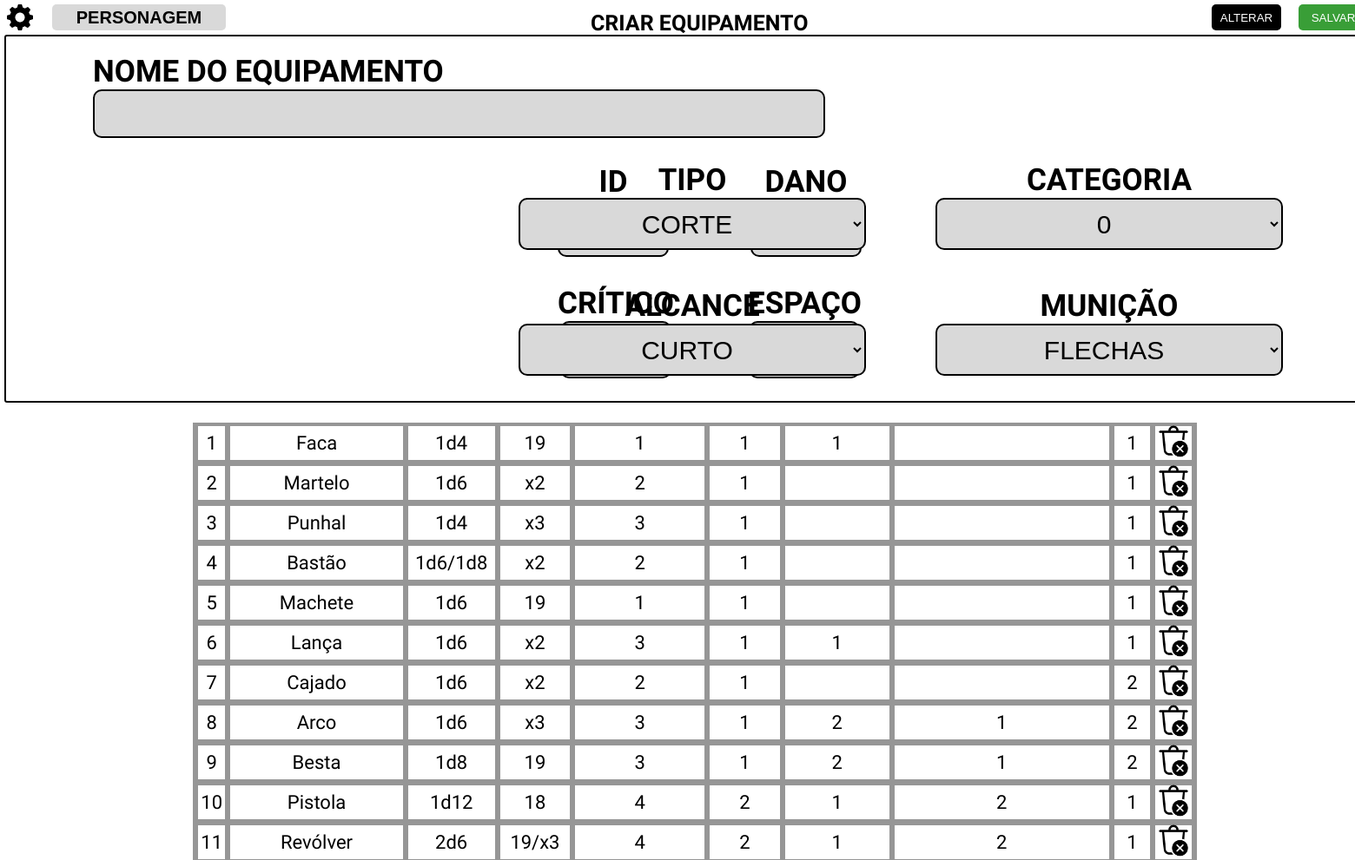
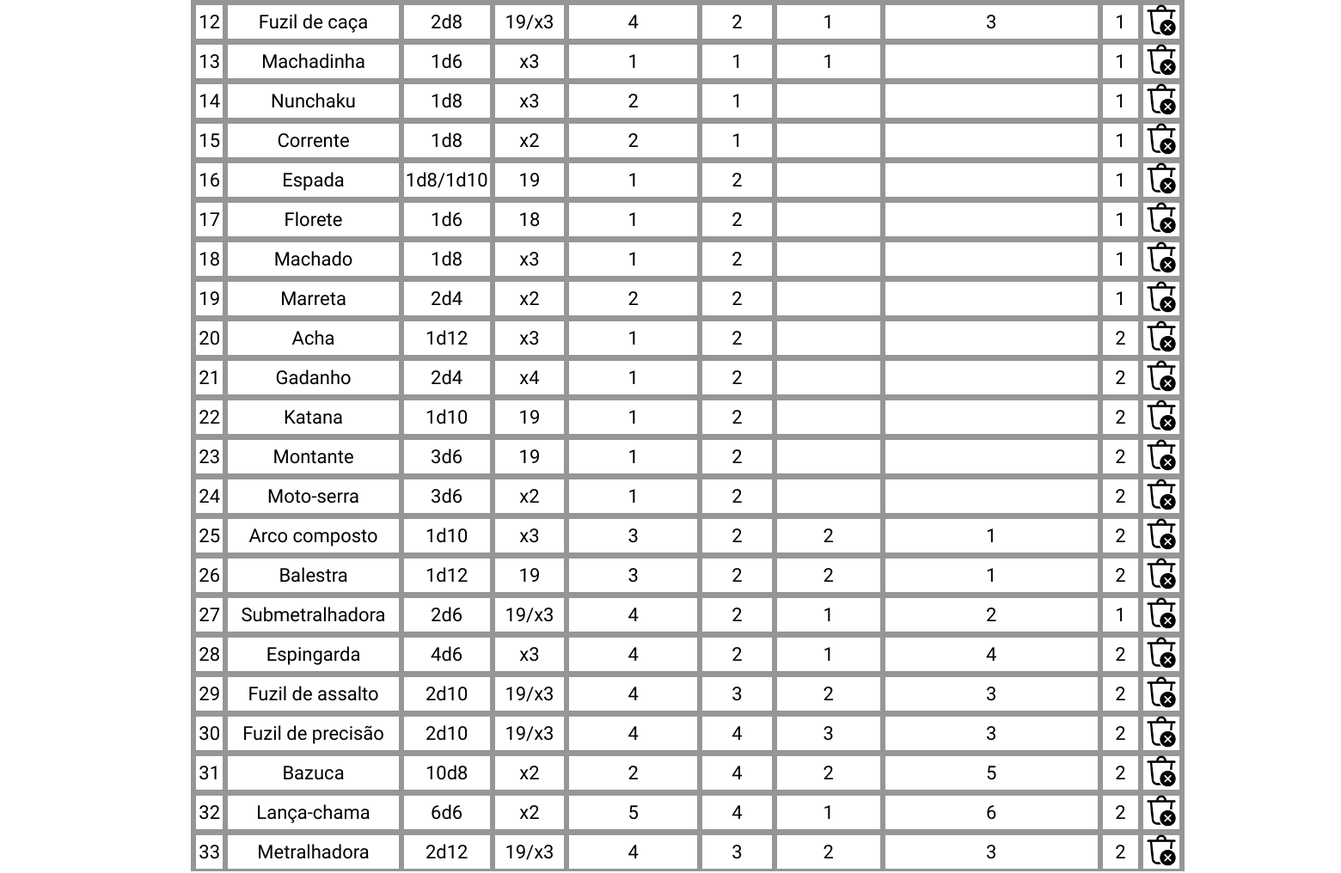
Page /criarequipamento.php on the committed database (2 pictures, top to bottom).
### tables this page shows
create table equipamentos(
	id_equipamentos int not null auto_increment primary key,
    nome_equipamento varchar (200),
    dano varchar (200) NOT NULL DEFAULT 0,
    critico varchar (200) NOT NULL DEFAULT 0,
    espaco int NOT NULL DEFAULT 0,
    fk_tipo int null,
	fk_categoria int null,
	fk_alcance int null,
	fk_municao int null,
    CONSTRAINT fk_equipamentos_tipo FOREIGN KEY (fk_tipo) REFERENCES tipo_equip (id_tipo_equip),
	CONSTRAINT fk_equipamentos_categoria FOREIGN KEY (fk_categoria) REFERENCES categorias (id_categorias),
    CONSTRAINT fk_equipamentos_alcance FOREIGN KEY (fk_alcance) REFERENCES alcance (id_alcance),
	CONSTRAINT fk_equipamentos_municao FOREIGN KEY (fk_municao) REFERENCES municao (id_municao)
);

### listarequip.php (called while the page is built, shortened)
<?php
    include("conexao.php");
    $comando = $pdo->prepare("SELECT id_equipamentos, nome_equipamento, dano, critico, fk_tipo, fk_categoria, fk_alcance, fk_municao, espaco  FROM equipamentos;");
    $comando->execute();
    if($comando->rowCount() >= 1)
    {
        $lista_equipamentos = $comando->fetchAll();
    }else{
        echo("Não há equipamentos criados.");
    }
?>

### criarequipamento.php (the view, shortened to what this page needs)
<!DOCTYPE html>
<html lang="en">
<head>
    <link rel="stylesheet" href="css/estilocriarequip.css">
</head>
<body>
            <a href="configadm.php"><img src="img/configuracoes.png" id="config"></a>
            <a href="fichaadm.php" id="criar">
                    <button type="submit" class="criarqual"> PERSONAGEM </button>
            </a>
        <form action="salvarequip.php" method="post">
            <label class="principal">CRIAR EQUIPAMENTO</label>
        <a href="alterarequip.php">
            <button type="submit" class="alterar">ALTERAR </button>
        </a>
            <button type="submit" class="salvar"> SALVAR </button>
        <div class="tudo">
            <div class="opcaonome">
                <label class="info">NOME DO EQUIPAMENTO</label>
                    <input type="text" class="nome" name="nome">
            </div>
                <div class="opcoes">
                    <div class="um">
                        <label class="info num">ID</label>
                    </div>
                    <div class="um">
                        <label class="info num">DANO</label>
                    </div>
                    <div class="um">
                        <label class="info num">CRÍTICO</label>
                    </div>
                    <div class="um">
                        <label class="info num">ESPAÇO</label>
                    </div>
                </div>
                <div class="opcoes2">
                    <div class="um">
                        <label class="info">TIPO</label>
                        <select class="selecao" name="tipo">
                            <option value="1">CORTE</option>
                        </select>
                    </div>
                    <div class="um">
                        <label class="info">CATEGORIA</label>
                        <select class="selecao" name="categoria">
                            <option value="1">0</option>
                        </select>
                    </div>
                    <div class="um">
                        <label class="info">ALCANCE</label>
                        <select class="selecao" name="alcance">
                            <option value="1">CURTO</option>
                        </select>
                    </div>
                    <div class="um">
                        <label class="info">MUNIÇÃO</label>
                        <select class="selecao" name="municao">
                            <option value="1">FLECHAS</option>
                        </select>
                    </div>
                </div>
            </div>
        </form>
        <table class="lista">
        <tbody>
        <div>
                <?php
                include("listarequip.php");
                if (!empty($lista_equipamentos)) {
                    foreach ($lista_equipamentos as $linha) { ?>
                        <tr class="equipamento">
                            <td class="id" name="id"> <?php echo $linha['id_equipamentos']; ?></td>
                            <td class="nome_equip" name="nome_equip"> <?php echo $linha['nome_equipamento']; ?></td>
                            <td class="dano" name="dano"> <?php echo $linha['dano']; ?></td>
                            <td class="critico" name="critico"> <?php echo $linha['critico']; ?></td>
                            <td class="tipo" name="tipo"> <?php echo $linha['fk_tipo']; ?></td>
                            <td class="categoria" name="categoria"> <?php echo $linha['fk_categoria']; ?></td>
                            <td class="alcance" name="alcance"> <?php echo $linha['fk_alcance']; ?></td>
                            <td class="municao" name="municao"> <?php echo $linha['fk_municao']; ?></td>
                            <td class="espaco" name="espaco"> <?php echo $linha['espaco']; ?></td>
                            <td class="delete">
                                <a href="excluirequip.php?id=<?php echo($linha['id_equipamentos']);?>">
                                    <img src="img/excluir.png" width="40px" height="40px">
                                </a>
                            </td>
                        </tr>
                <?php }
                }
                ?>
            </div>
        </tbody>
        </table>
</body>
</html>

### css/estilocriarequip.css (style rules this page uses)
body { width: 100vh; height: 100%; position: relative; margin: 0px; padding: 5px; display: flex; flex-direction: column; font-family: 'Manjari'; font-size: 22px; }
#config { position: absolute; top: 2px; }
#criar { position: absolute; top: 5px; left: 60px; }
.criarqual { width: 200px; height: 30px; color: black; border: none; border-radius: 5px; font-size: 20px; background: #D9D9D9; display: flex; flex-direction: row; align-items: center; justify-content: center; font-weight: bold; }
a { text-decoration: none; }
.principal { width: 300px; font-size: 25px; font-weight: bold; position: absolute; left: 680px; top: 12px; }
.alterar { width: 80px; height: 30px; background-color: rgb(0, 0, 0); border: none; border-radius: 5px; color: white; position: absolute; top: 5px; left: 1395px; }
.salvar { width: 80px; height: 30px; background-color: #399E37; border: none; border-radius: 5px; color: white; position: absolute; top: 5px; left: 1495px; }
.tudo { position: absolute; top: 25px; margin-top: 15px; border:solid; border-color: black; border-width: 2px; border-radius: 3px; width: 1530px; height: 380px; padding: 20px; }
.opcaonome { display: flex; flex-direction: column; margin-left: 80px; }
.nome { width: 835px; height: 50px; background-color: #D9D9D9; border-radius: 10px; font-size: 30px; border: solid 2px; }
.selecao { width: 400px; height: 60px; background-color: #D9D9D9; border-radius: 10px; font-size: 30px; margin-left: 10px; margin-right: 10px; text-align: center; border: solid 2px; }
.opcoes { display: flex; flex-direction: row; align-self: center; justify-self: center; width: 400px; height: 280px; justify-content: space-between; padding: 30px; flex-wrap: wrap; }
.opcoes2 { display: flex; flex-direction: row; align-self: center; justify-self: center; width: 900px; height:290px; justify-content: space-between; padding: 30px; flex-wrap: wrap; position: absolute; top: 115px; left: 550px; }
.info { font-size: 35px; font-family: 'Manjari'; font-weight: bolder; }
.um { display: flex; flex-direction: column; align-items: center; text-align: center; text-justify: center; }
.num { margin-left: 50px; }
.equipamento { width: 1150px; height: 40px; position: relative; background-color: transparent; border: solid 3px; border-color: rgb(150, 150, 150); position: relative; display: flex; flex-direction: row; text-align: center; align-items: center; }
.id { border: solid; width: 30px; height: 37px; border-color: rgb(150, 150, 150); display: flex; flex-direction: row; align-items: center; justify-content: center; }
.nome_equip { border: solid; width: 200px; height: 37px; border-color: rgb(150, 150, 150); display: flex; flex-direction: row; align-items: center; justify-content: center; }
.dano { border: solid; width: 100px; height: 37px; border-color: rgb(150, 150, 150); display: flex; flex-direction: row; align-items: center; justify-content: center; }
.critico { border: solid; width: 80px; height: 37px; border-color: rgb(150, 150, 150); display: flex; flex-direction: row; align-items: center; justify-content: center; }
.tipo { border: solid; width: 150px; height: 37px; border-color: rgb(150, 150, 150); display: flex; flex-direction: row; align-items: center; justify-content: center; }
.categoria { border: solid; width: 80px; height: 37px; border-color: rgb(150, 150, 150); display: flex; flex-direction: row; align-items: center; justify-content: center; }
.alcance { border: solid; width: 120px; height: 37px; border-color: rgb(150, 150, 150); display: flex; flex-direction: row; align-items: center; justify-content: center; }
.municao { border: solid; width: 250px; height: 37px; border-color: rgb(150, 150, 150); display: flex; flex-direction: row; align-items: center; justify-content: center; }
.espaco { border: solid; width: 40px; height: 37px; border-color: rgb(150, 150, 150); display: flex; flex-direction: row; align-items: center; justify-content: center; }
.delete { border: solid; width: 40px; height: 37px; border-color: rgb(150, 150, 150); display: flex; flex-direction: row; align-items: center; justify-content: center; }
.lista { position: absolute; left: 220px; top: 485px; }

### rows in the picture
equipamentos: id_equipamentos "1", nome_equipamento "Faca", dano "1d4", critico "19", fk_tipo "1", fk_categoria "1", fk_alcance "1", espaco "1"
equipamentos: id_equipamentos "2", nome_equipamento "Martelo", dano "1d6", critico "x2", fk_tipo "2", fk_categoria "1", espaco "1"
equipamentos: id_equipamentos "3", nome_equipamento "Punhal", dano "1d4", critico "x3", fk_tipo "3", fk_categoria "1", espaco "1"
equipamentos: id_equipamentos "4", nome_equipamento "Bastão", dano "1d6/1d8", critico "x2", fk_tipo "2", fk_categoria "1", espaco "1"
equipamentos: id_equipamentos "5", nome_equipamento "Machete", dano "1d6", critico "19", fk_tipo "1", fk_categoria "1", espaco "1"
equipamentos: id_equipamentos "6", nome_equipamento "Lança", dano "1d6", critico "x2", fk_tipo "3", fk_categoria "1", fk_alcance "1", espaco "1"
equipamentos: id_equipamentos "7", nome_equipamento "Cajado", dano "1d6", critico "x2", fk_tipo "2", fk_categoria "1", espaco "2"
equipamentos: id_equipamentos "8", nome_equipamento "Arco", dano "1d6", critico "x3", fk_tipo "3", fk_categoria "1", fk_alcance "2", fk_municao "1", espaco "2"
equipamentos: id_equipamentos "9", nome_equipamento "Besta", dano "1d8", critico "19", fk_tipo "3", fk_categoria "1", fk_alcance "2", fk_municao "1", espaco "2"
equipamentos: id_equipamentos "10", nome_equipamento "Pistola", dano "1d12", critico "18", fk_tipo "4", fk_categoria "2", fk_alcance "1", fk_municao "2", espaco "1"
equipamentos: id_equipamentos "11", nome_equipamento "Revólver", dano "2d6", critico "19/x3", fk_tipo "4", fk_categoria "2", fk_alcance "1", fk_municao "2", espaco "1"
equipamentos: id_equipamentos "12", nome_equipamento "Fuzil de caça", dano "2d8", critico "19/x3", fk_tipo "4", fk_categoria "2", fk_alcance "1", fk_municao "3", espaco "1"
equipamentos: id_equipamentos "13", nome_equipamento "Machadinha", dano "1d6", critico "x3", fk_tipo "1", fk_categoria "1", fk_alcance "1", espaco "1"
equipamentos: id_equipamentos "14", nome_equipamento "Nunchaku", dano "1d8", critico "x3", fk_tipo "2", fk_categoria "1", espaco "1"
equipamentos: id_equipamentos "15", nome_equipamento "Corrente", dano "1d8", critico "x2", fk_tipo "2", fk_categoria "1", espaco "1"
equipamentos: id_equipamentos "16", nome_equipamento "Espada", dano "1d8/1d10", critico "19", fk_tipo "1", fk_categoria "2", espaco "1"
equipamentos: id_equipamentos "17", nome_equipamento "Florete", dano "1d6", critico "18", fk_tipo "1", fk_categoria "2", espaco "1"
equipamentos: id_equipamentos "18", nome_equipamento "Machado", dano "1d8", critico "x3", fk_tipo "1", fk_categoria "2", espaco "1"
equipamentos: id_equipamentos "19", nome_equipamento "Marreta", dano "2d4", critico "x2", fk_tipo "2", fk_categoria "2", espaco "1"
equipamentos: id_equipamentos "20", nome_equipamento "Acha", dano "1d12", critico "x3", fk_tipo "1", fk_categoria "2", espaco "2"
equipamentos: id_equipamentos "21", nome_equipamento "Gadanho", dano "2d4", critico "x4", fk_tipo "1", fk_categoria "2", espaco "2"
equipamentos: id_equipamentos "22", nome_equipamento "Katana", dano "1d10", critico "19", fk_tipo "1", fk_categoria "2", espaco "2"
equipamentos: id_equipamentos "23", nome_equipamento "Montante", dano "3d6", critico "19", fk_tipo "1", fk_categoria "2", espaco "2"
equipamentos: id_equipamentos "24", nome_equipamento "Moto-serra", dano "3d6", critico "x2", fk_tipo "1", fk_categoria "2", espaco "2"
equipamentos: id_equipamentos "25", nome_equipamento "Arco composto", dano "1d10", critico "x3", fk_tipo "3", fk_categoria "2", fk_alcance "2", fk_municao "1", espaco "2"
equipamentos: id_equipamentos "26", nome_equipamento "Balestra", dano "1d12", critico "19", fk_tipo "3", fk_categoria "2", fk_alcance "2", fk_municao "1", espaco "2"
equipamentos: id_equipamentos "27", nome_equipamento "Submetralhadora", dano "2d6", critico "19/x3", fk_tipo "4", fk_categoria "2", fk_alcance "1", fk_municao "2", espaco "1"
equipamentos: id_equipamentos "28", nome_equipamento "Espingarda", dano "4d6", critico "x3", fk_tipo "4", fk_categoria "2", fk_alcance "1", fk_municao "4", espaco "2"
equipamentos: id_equipamentos "29", nome_equipamento "Fuzil de assalto", dano "2d10", critico "19/x3", fk_tipo "4", fk_categoria "3", fk_alcance "2", fk_municao "3", espaco "2"
equipamentos: id_equipamentos "30", nome_equipamento "Fuzil de precisão", dano "2d10", critico "19/x3", fk_tipo "4", fk_categoria "4", fk_alcance "3", fk_municao "3", espaco "2"
equipamentos: id_equipamentos "31", nome_equipamento "Bazuca", dano "10d8", critico "x2", fk_tipo "2", fk_categoria "4", fk_alcance "2", fk_municao "5", espaco "2"
equipamentos: id_equipamentos "32", nome_equipamento "Lança-chama", dano "6d6", critico "x2", fk_tipo "5", fk_categoria "4", fk_alcance "1", fk_municao "6", espaco "2"
equipamentos: id_equipamentos "33", nome_equipamento "Metralhadora", dano "2d12", critico "19/x3", fk_tipo "4", fk_categoria "3", fk_alcance "2", fk_municao "3", espaco "2"
